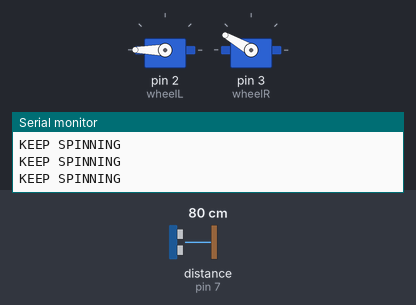
Bench run of a sketch on a simulated Arduino Uno, built with avr-gcc and run on an emulated ATmega328P. Shown: 2 × servo, the last lines printed to the serial monitor. Wiring (inferred from the names in the program): ultrasonic range finder: trigger pin 6; echo pin 7. The inputs (shaded band) are chosen by the test bench; at power-on: distance to the obstacle (sensor on pin 7) 80 cm. The echo pulse lasts 58.3 µs per cm.

Above: at 1.2 s.
1.3 s: distance to the obstacle (sensor on pin 7) set to 33 cm
4.3 s: distance to the obstacle (sensor on pin 7) set to 27 cm
At 4.35 s:
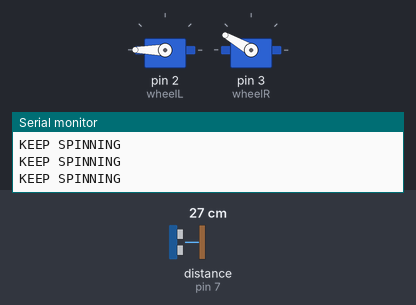
At 5.3 s:
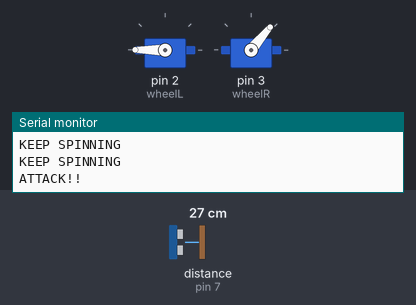
Timing chart, 0 to 13.3 s (numbered marks = the images above; inputs shaded):
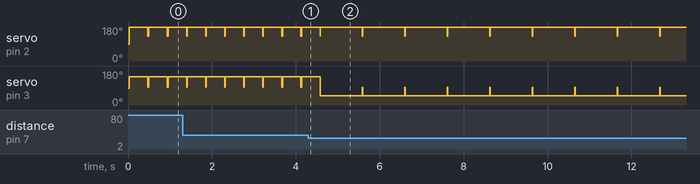

The sketch:

sumobot_code.ino
```cpp
#include <Servo.h>

Servo wheelL;
Servo wheelR;

int fL = 10; int fR = 11;
int bL = 12; int bR = 13;

//ultrasonic PIN DECLARATION

const int trigPin=6;    //setting the trigger and echo pins
const int echoPin=7;

/////////////////////////////////////

void setup() {
  Serial.begin(9600);
  wheelL.attach(2);
  wheelR.attach(3);

  //IR SENSOR INPUT SETUP

  pinMode(fL, INPUT); //front left
  pinMode(fR, INPUT); //front right
  pinMode(bL, INPUT); //back left
  pinMode(bR, INPUT); //back right

  //ULTRASONIC PIN SETUP

  pinMode(trigPin,OUTPUT);  //this sets our i/o
  pinMode(echoPin, INPUT);

}

void loop() {//

  //searching...

    if(ultraSoundAVG()<30.0){

      Serial.println("ATTACK!! ");

      forward(1000);  //forward for 1s

    }

    else{

      Serial.println("KEEP SPINNING");
      deg30CW();


    }


  //ultraSoundAVG();

  //Serial.println("TURNING 90 DEG");
  //deg90CW();  //a close approximation to a hairpin turn CLOCKWISE
  /*wheelL.write(130); //we will write the approximate stopping values for L/R motors, then delay for "t" ms
  wheelR.write(94);
  */
  stop(1);


  /*if(digitalRead(fL) == HIGH && digitalRead(fR) == HIGH) {
    //reverse(1500);
    return; //goes back to top of loop and begins searching
  }

  if(digitalRead(bL) == HIGH && digitalRead(bR) == HIGH) {
    forward(1500);
    return; //goes back to top of loop and begins searching again
  }
  */


}
void forward(int t) {
  wheelL.write(180);
  wheelR.write(50);
  delay(t);

}

void reverse(int t) {
  wheelL.write(80);
  wheelR.write(150);
  delay(t);
}

void stop(int t) {
  wheelL.write(130); //we will write the approximate stopping values for L/R motors, then delay for "t" ms
  wheelR.write(94);
  delay(t);
  return;
}

void deg90CW() {
  wheelL.write(180);
  wheelR.write(150);
  delay(1300);
  return;
}

void deg30CW(){
  wheelL.write(180);
  wheelR.write(150);
  delay(440);
  return;
}

void search() {


}

//////////////////////////////////////////////////////

double ultraSound(){    //our ultrasonic method!!
  int duration;
  double distance;
  //needs to loop CONSTANTLY

  digitalWrite(trigPin, LOW);
  delayMicroseconds(2);

  digitalWrite(trigPin, HIGH);    //this bit of code sends a 10us pulse to be reflected back
  delayMicroseconds(10);
  digitalWrite(trigPin, LOW);

  duration= pulseIn(echoPin, HIGH);
  distance=duration*0.034/2; //this is a result of a derivation! Look it up if needed

  //Serial.print("Current distance to nearest object: ");
  //Serial.println(distance); //prints the distance to the terminal

  return distance;

}

//////////////////////////////////////////////////////

double ultraSoundAVG(){ //this method is for more precision

  double avgDistance=0;

  for(int i=0;i<5;i++){
    avgDistance+=ultraSound();  //totals and then will avg.
  }

  avgDistance=avgDistance/5;

  //Serial.print("AVG over 5 tries: ");
  //Serial.println(avgDistance);

  return avgDistance;
}

//////////////////////////////////////////////////////
```

Measured:
- the behaviour switches between 31 and 30 cm on distance to the obstacle (sensor on pin 7) (found by bisection; images 0 and 1)
- after the input at 4.3 s, servo on pin 2 (wheelL): alternates 180° for 1.0 s and 130° for 0.01 s, starting after 1.3 s; servo on pin 3 (wheelR): alternates 94° for 0.01 s and 50° for 1.0 s, starting after 0.29 s
- by itself, servo on pin 2 (wheelL): alternates 180° for 0.44 s and 130° for 0.01 s
- by itself, servo on pin 3 (wheelR): alternates 150° for 0.44 s and 94° for 0.01 s
